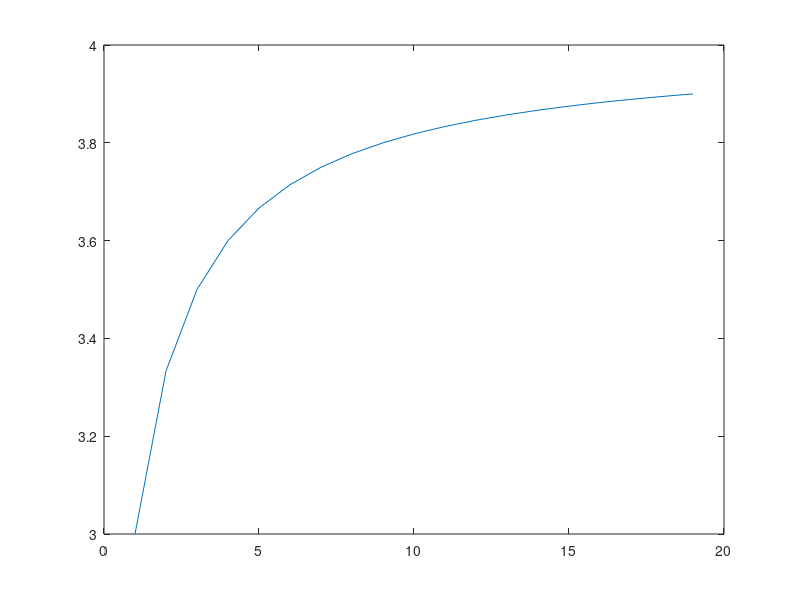

Recreate this plot in MATLAB.
%Ratio test by plotting nth and n+1 th term
%Test the convergence of (factorial(2*n) / factoial(n) *factorial(n) 
clear all
clc
for n=1:20
    x(n) =n;
    y(n) = factorial(2*n) / (factorial(n) *factorial(n)) ;
end 
for i= 1:19
    X(i) = x(i) ;
    r(i) = y(i+1) /y(i) ;
    fprintf('\n r(%d) = %f ' , i, r(i)) ;
end 
fprintf ('\n');
plot(X, r)
